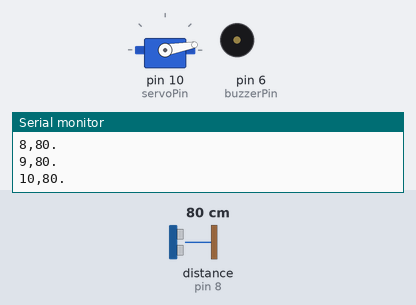
Simulated run of this sketch. Board: Arduino Uno, built with avr-gcc and run on an emulated ATmega328P. On the bench: servo, buzzer (waves = sounding), the last lines printed to the serial monitor. Wiring (inferred from the names in the program): ultrasonic range finder: trigger pin 7; echo pin 8. The test bench sets the inputs (shaded band); at power-on: distance to the obstacle (sensor on pin 8) 80 cm. The echo pulse lasts 58.3 µs per cm.

Above: at 1.28 s.
1.3 s: distance to the obstacle (sensor on pin 8) set to 2 cm
At 2.09 s:
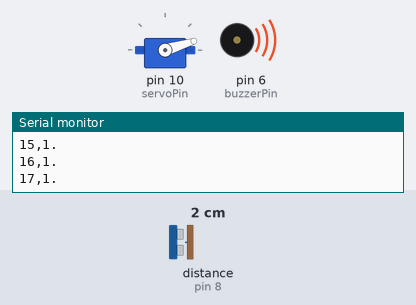
4.3 s: distance to the obstacle (sensor on pin 8) set to 120 cm
At 4.53 s:
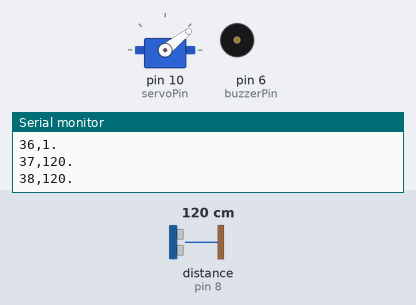
10.3 s: distance to the obstacle (sensor on pin 8) set to 177 cm
At 10.56 s:
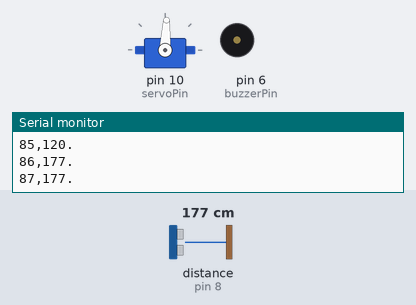
13.3 s: distance to the obstacle (sensor on pin 8) set to 181 cm
At 13.47 s:
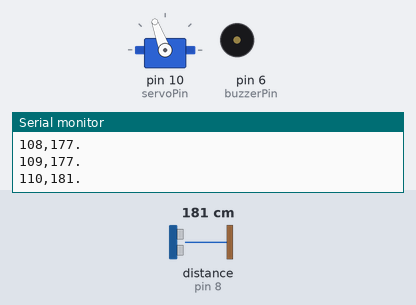
19.3 s: distance to the obstacle (sensor on pin 8) set to 250 cm
25.3 s: distance to the obstacle (sensor on pin 8) set to 299 cm
Timing chart, 0 to 29.3 s (numbered marks = the images above; inputs shaded):
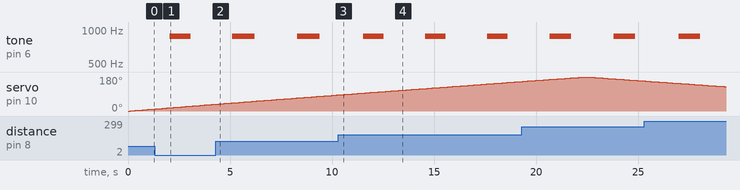

Measured:
- the behaviour switches between 180 and 181 cm on distance to the obstacle (sensor on pin 8) (found by bisection; images 3 and 4)
- by itself, tone on pin 6 (buzzerPin): alternates 880 Hz for 1.0 s and silent for 2.1 s
- by itself, servo on pin 10 (servoPin): rises from 156° to 180° in 3.0 s, then falls to 159° in 2.9 s

The sketch:

trabalhoSonar.ino
```cpp
#include <Servo.h>

const int trigPin = 7;
const int echoPin = 8;
const int servoPin = 10;
const int buzzerPin = 6;

Servo myServo;

void setup() {
  Serial.begin(9600);
  pinMode(trigPin, OUTPUT);
  pinMode(echoPin, INPUT);
  pinMode(buzzerPin, OUTPUT);
  myServo.attach(servoPin);
}

void loop() {
  long duration, cm;
  unsigned long currentMillis = millis();
  static unsigned long previousMillis = 0;
  const long intervalOn = 1000; // 2 segundos ligado
  const long intervalOff = 2000; // 4 segundos desligado
  static bool buzzerState = false;

  // Mover servo motor de 0 a 180 graus e medir a distância
  for (int angle = 0; angle <= 180; angle += 1) {
    myServo.write(angle);
    delay(15);

    digitalWrite(trigPin, LOW);
    delayMicroseconds(2);
    digitalWrite(trigPin, HIGH);
    delayMicroseconds(10);
    digitalWrite(trigPin, LOW);

    duration = pulseIn(echoPin, HIGH);
    cm = microsecondsToCentimeters(duration);

    Serial.print(angle);
    Serial.print(",");
    Serial.print(cm);
    Serial.println(".");

    // Controle do buzzer
    currentMillis = millis();
    if (buzzerState && (currentMillis - previousMillis >= intervalOn)) {
      noTone(buzzerPin);
      buzzerState = false;
      previousMillis = currentMillis;
    } else if (!buzzerState && (currentMillis - previousMillis >= intervalOff)) {
      tone(buzzerPin, 880);
      buzzerState = true;
      previousMillis = currentMillis;
    }

    delay(100);
  }

  // Mover servo motor de 180 a 0 graus e medir a distância
  for (int angle = 180; angle >= 0; angle -= 1) {
    myServo.write(angle);
    delay(15);

    digitalWrite(trigPin, LOW);
    delayMicroseconds(2);
    digitalWrite(trigPin, HIGH);
    delayMicroseconds(10);
    digitalWrite(trigPin, LOW);

    duration = pulseIn(echoPin, HIGH);
    cm = microsecondsToCentimeters(duration);

    Serial.print(angle);
    Serial.print(",");
    Serial.print(cm);
    Serial.println(".");

    // Controle do buzzer
    currentMillis = millis();
    if (buzzerState && (currentMillis - previousMillis >= intervalOn)) {
      noTone(buzzerPin);
      buzzerState = false;
      previousMillis = currentMillis;
    } else if (!buzzerState && (currentMillis - previousMillis >= intervalOff)) {
      tone(buzzerPin, 880);
      buzzerState = true;
      previousMillis = currentMillis;
    }

    delay(100);
  }
}

long microsecondsToCentimeters(long microseconds) {
  return microseconds / 29 / 2;
}
```
